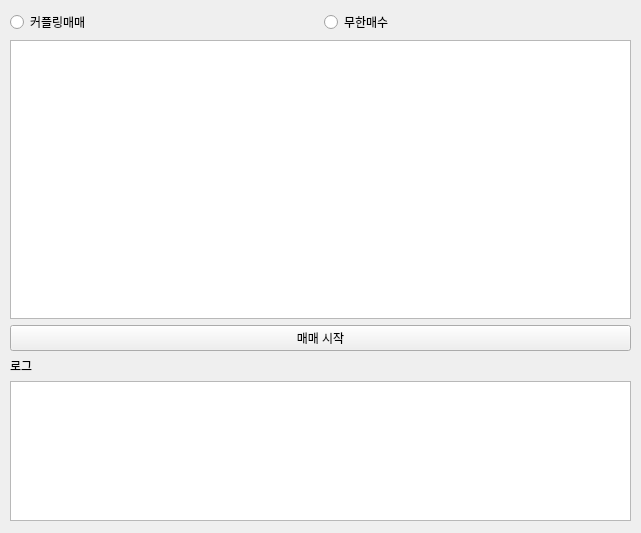
<?xml version="1.0" encoding="UTF-8"?>
<ui version="4.0">
 <class>Form</class>
 <widget class="QWidget" name="Form">
  <property name="geometry">
   <rect>
    <x>0</x>
    <y>0</y>
    <width>641</width>
    <height>533</height>
   </rect>
  </property>
  <property name="windowTitle">
   <string>Form</string>
  </property>
  <widget class="QWidget" name="gridLayoutWidget">
   <property name="geometry">
    <rect>
     <x>10</x>
     <y>10</y>
     <width>621</width>
     <height>511</height>
    </rect>
   </property>
   <layout class="QGridLayout" name="gridLayout_3" rowstretch="1,4,2,0,2">
    <item row="4" column="0" colspan="2">
     <widget class="QTextBrowser" name="textBrowser"/>
    </item>
    <item row="0" column="0">
     <widget class="QRadioButton" name="radioButton">
      <property name="text">
       <string>커플링매매</string>
      </property>
     </widget>
    </item>
    <item row="0" column="1">
     <widget class="QRadioButton" name="radioButton_2">
      <property name="text">
       <string>무한매수</string>
      </property>
     </widget>
    </item>
    <item row="1" column="0" colspan="2">
     <widget class="QListView" name="listView"/>
    </item>
    <item row="2" column="0" colspan="2">
     <widget class="QPushButton" name="pushButton">
      <property name="text">
       <string>매매 시작</string>
      </property>
     </widget>
    </item>
    <item row="3" column="0" colspan="2">
     <widget class="QLabel" name="label">
      <property name="text">
       <string>로그</string>
      </property>
     </widget>
    </item>
   </layout>
  </widget>
 </widget>
 <resources/>
 <connections/>
</ui>
